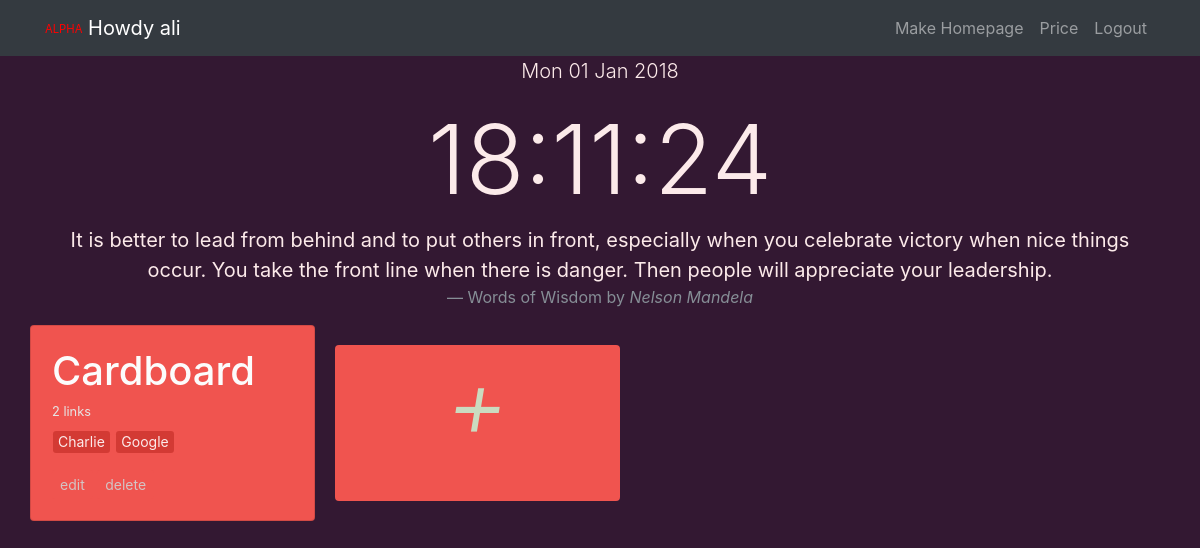
The page / (signed in) on the database as committed earlier.
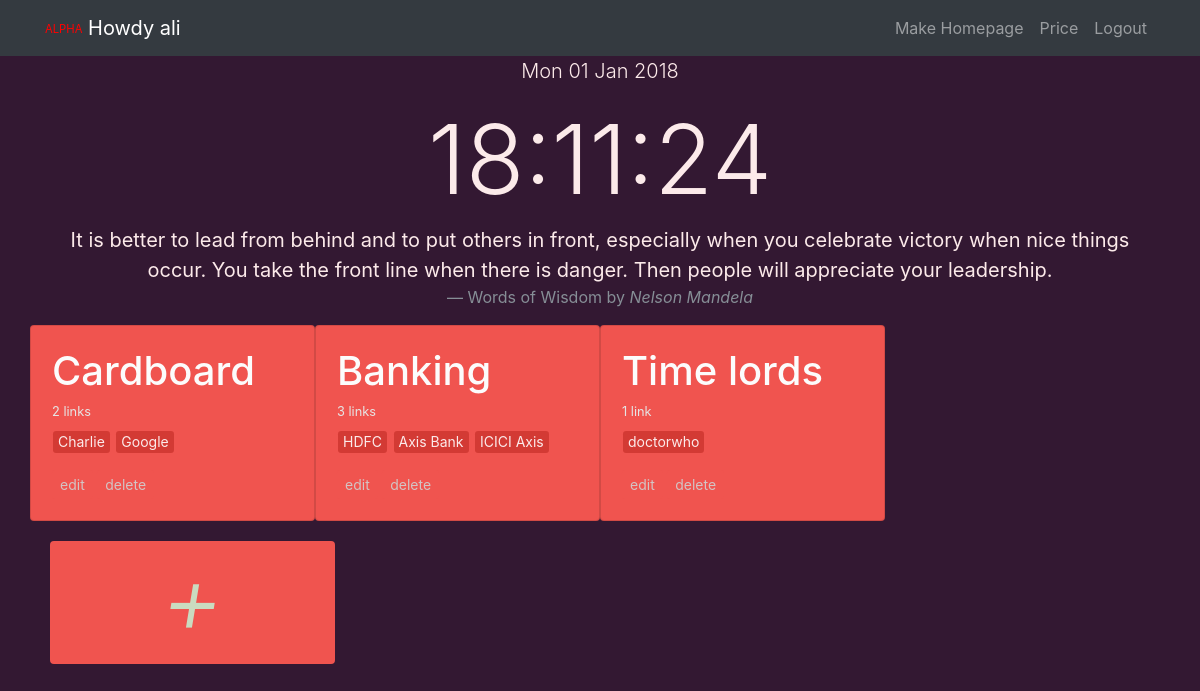
The same page on the database as committed later.
### core/models.py (models this page shows, shortened)
class group(models.Model):
	user			=		models.ForeignKey(settings.AUTH_USER_MODEL, default=1, on_delete=models.CASCADE)
	slug			=		models.SlugField(unique=True)
	group_name		=		models.CharField(max_length=50, blank=False, null=False, default=suggest_group())
	timestamp		=		models.DateTimeField(auto_now=False, auto_now_add=True)
	updated			=		models.DateTimeField(auto_now=True, auto_now_add=False)
	def get_edit_url(self):
		return reverse("user:card_edit", kwargs={"slug" : self.slug})
	def get_delete_url(self):
		return reverse('user:card_delete', kwargs={"slug" : self.slug})
	class Meta:
		ordering 	=		["-timestamp", "-updated"]

class linklist(models.Model):
	user 			=		models.ForeignKey(settings.AUTH_USER_MODEL, default=1,on_delete=models.CASCADE)
	title			=		models.CharField(max_length=50, blank=False, null=False)
	link 			=		models.CharField(max_length=100, blank=False, null=False)
	card			=		models.ForeignKey('group', related_name='card_content', on_delete=models.CASCADE, default=1)
	visit_count		=		models.IntegerField(default=0)
	timestamp		=		models.DateTimeField(auto_now=False, auto_now_add=True)
	updated			=		models.DateTimeField(auto_now=True, auto_now_add=False)
	class Meta:
		ordering	=		["-timestamp", "-updated"]

### core/views.py (the view)
# urls.py: path('', views.index, name='home'),
def index(request):
	dbug = settings.DEBUG
	today = datetime.today()
	if request.user.is_authenticated:
		pass
	else:
		return HttpResponseRedirect('/welcome')
	created_groups = group.objects.filter(user=request.user).annotate(group__count=Count('card_content'))
	created_links = linklist.objects.filter(user=request.user)
	context = {
		"groups" : created_groups,
		'links' : created_links,
		"today" : today,
		'dbug' : dbug,
	}
	return render(request, 'user_home.html', context)

### templates/user_home.html (shortened to what this page needs)
{% extends 'index.html' %}
{% load static %}
{% block bodytag %}
onload="startTime()"
{% endblock %}
	{% block content_1 %}
	<div class="container">
		<div class="row text-center">
			<div class="col-lg-12">
				<p class="lead"> {{today|date:"D d M Y"}}</p>
				<h1 class="display-1" id="clocktext">
				</h1>
				<blockquote class="blockquote">
					<p class="mb-0">It is better to lead from behind and to put others in front, especially when you celebrate victory when nice things occur. You take the front line when there is danger. Then people will appreciate your leadership.</p>
					<footer class="blockquote-footer">Words of Wisdom by
						<cite title="Source Title">Nelson Mandela</cite>
					</footer>
				</blockquote>
			</div>
		</div>
	</div>
	<div class="container">
		<div class="row" style="align-self: center;">
			{% for group in groups %}
			<div class="card custom-card col-lg-3">
				<div class="card-body">
					<h1 class="card-title">
						<a class="card-main" href="#" onclick="return {{request.user.username}}_{{forloop.counter}}()">{{group.group_name}}</a></h1>
						<h6 class="card-subtitle mb-2 ">
							<small>
								{{group.group__count}} link{{ group.group__count|pluralize:"s" }}
							</small>
						</h6>
						<p class="card-text">
							{% for link in links %}
							{% if link.card == group %}
							<a href="{{ link.link }}" class="btn btn-info btn-sm tinylink" role="button" aria-pressed="true">{{ link.title }}</a>
							{% endif %}
							{% endfor %}
						</p>
						<a href="{{ group.get_edit_url }}" class="btn btn-light btn-sm changecard" role="button" aria-pressed="true">edit</a>
						<a href="#" class="btn btn-dark btn-sm changecard" data-toggle="modal" data-target="#modal_{{group.slug}}" aria-pressed="true">delete</a>
			</div>
		</div>
		{% endfor %}
		<a href="{% url 'core:card_create' %}" class="card-block clearfix col-lg-3 col-md-3 text-center rounded">
			<div class="row">
				<div class="col-12 align-middle">
					<h1 class="display-1"><i>+</i></h1>
				</div>
			</div>
		</a>
	</div>
</div>
{% endblock %}

### templates/index.html (shortened to what this page needs)
{% load static %}
<!DOCTYPE html>
<html lang="en">
  <head>
    <link href="{% static 'base/vendor/bootstrap/css/bootstrap.min.css' %}" rel="stylesheet">
  </head>
  <body bgcolor="#331832" {% block bodytag %} {% endblock %}>
    <nav class="navbar navbar-expand-lg navbar-dark bg-dark fixed-top">
      <div class="container">
        <a class="navbar-brand" href="{% url 'user:home' %}">
          <sub style="color: RED"><sup>ALPHA</sup></sub>
          {% if request.user.is_authenticated %} Howdy {{request.user.username}} {% else %} daily Launcher {% endif %}
        </a>
        <div class="collapse navbar-collapse" id="navbarResponsive">
          <ul class="navbar-nav ml-auto">
            <li class="nav-item">
              <a class="nav-link" href="#">Make Homepage</a>
            </li>
            <li class="nav-item">
              <a class="nav-link" href="{% url 'user:price' %}">Price</a>
            </li>
            <li class="nav-item">
              {% if request.user.is_authenticated %}
                <a class="nav-link" href="{% url 'logout' %}">Logout</a>
              {% else %}
                <a class="nav-link" href="{% url 'login' %}">Login</a>
              {% endif %}
            </li>
          </ul>
        </div>
      </div>
    </nav>
  <div class="container col">
    {% block content_1 %}
    {% endblock %}
  </div>
  </body>
</html>

### templates/index.html (style rules this page uses)
body { padding-top: 54px; background: #331832 !important; color : #FCEAEA; display:flex; }
@media (min-width: 992px) { body { padding-top: 56px; } }
a.card-block { background-color: #F0544F; margin: 20px; color: #CADBC0; }

### templates/user_home.html (style rules this page uses)
a.tinylink { color : #FCEAEA; background: #D33A34; border: hidden; outline: hidden; padding: 5px; margin: 1px; line-height: 0.8; }
a.changecard { color: #D3C4C4; background: #F0544F; outline: hidden; border-color: #F0544F; border: hidden; }
div.custom-card { width: 18rem; background: #F0544F; padding: 1px; }
h6.card-subtitle { color: #E5E5E5 }
a.card-main { color: #FCFCFC }

Rows that differ between the two databases and show on the page:
added group: group_name "Banking", group__count "3"
added linklist: title "HDFC", shown under "Banking"
added linklist: title "Axis Bank", shown under "Banking"
added linklist: title "ICICI Axis", shown under "Banking"
added group: group_name "Time lords", group__count "1"
added linklist: title "doctorwho", shown under "Time lords"
